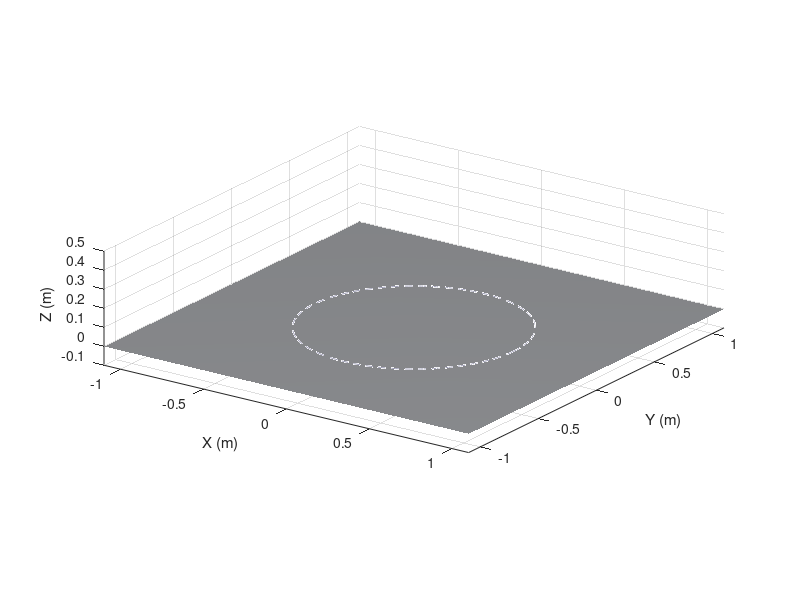

Write the MATLAB code that produced this figure. (Note: this script raises an error after producing the figure.)
% Animate the quad_military URDF trotting around a circle
% This script does not modify any STL/URDF files.

urdfPath = fullfile(pwd, 'urdf', 'quad_military.urdf');

% Load URDF using rigidBodyTree
useRoboticsTB = exist('importrobot','file') == 2;
if useRoboticsTB
    try
        robot = importrobot(urdfPath, 'DataFormat','row');
        robot.Gravity = [0 0 -9.81];
    catch err
        useRoboticsTB = false;
        warning('importrobot failed, using fallback renderer: %s', err.message);
    end
end

% Parameters
circleRadius   = 0.6;    % m
walkSpeed_mps  = 0.25;   % m/s
stepFrequency  = 1.8;    % Hz
fps            = 45;     % frames per second
dutyFactor     = 0.6;    % stance fraction
stepHeight     = 0.03;   % m
bodyZ          = 0.18;   % nominal height

% Timebase
T = 1/fps; totalTime = 18; N = floor(totalTime * fps);
strideLen = walkSpeed_mps / stepFrequency;

% Gait phases FL, FR, RL, RR
phaseOffsets = [0, 0.5, 0.5, 0];

% Visualization
fig = figure('Name','quad\_military - Circle Trot','Color',[0.97 0.98 1.00]);
ax = axes(fig); hold(ax,'on'); grid(ax,'on'); axis(ax,'equal');
xlabel(ax,'X (m)'); ylabel(ax,'Y (m)'); zlabel(ax,'Z (m)');
view(ax, 35, 20);

% Ground and path
th = linspace(0,2*pi,300); plot3(ax, circleRadius*cos(th), circleRadius*sin(th), zeros(size(th)),'--','Color',[0.6 0.6 0.7]);
[Xp,Yp] = meshgrid(linspace(-circleRadius-0.8,circleRadius+0.8,2)); Zp = 0*Xp;
surf(ax, Xp, Yp, Zp, 'FaceColor',[0.92 0.93 0.95], 'EdgeColor','none', 'FaceAlpha',1.0);
lighting gouraud; camlight('headlight');

% Initial pose
if useRoboticsTB
    q = homeConfiguration(robot);
else
    q = [];
end
axes(ax);

% Helper for foot cycle displacement
footDisp = @(s) deal( ...
    (s < dutyFactor) .* (-strideLen * ((s./dutyFactor) - 0.5)) + ...
    (s >= dutyFactor) .* ( strideLen * (((s - dutyFactor)./(1 - dutyFactor)) - 0.5)), ...
    (s >= dutyFactor) .* ( stepHeight * sin(pi*((s - dutyFactor)./(1 - dutyFactor))) ) + ...
    (s < dutyFactor)  .* ( 0 ) );

% Axis limits
axis(ax, [-(circleRadius+0.5) (circleRadius+0.5) -(circleRadius+0.5) (circleRadius+0.5) -0.1 0.5]);

% Animation
ang = 0; time = 0;
for k = 1:N
    time = time + T;
    ang = mod((walkSpeed_mps * time) / circleRadius, 2*pi);
    posWorld = [circleRadius * cos(ang), circleRadius * sin(ang), bodyZ];
    yawWorld = ang + pi/2; % tangent facing
    Rwb = eulZYX(yawWorld, 0, 0);

    % Render at base pose; for simplicity, we keep joints at home config here
    % (full IK to match foot trajectories would require leg frame mapping from URDF)
    if useRoboticsTB
        show(robot, q, 'Parent', ax, 'Visuals','on','PreservePlot',false);
        camtarget(ax, posWorld);
        campos(ax, posWorld + (Rwb.'*[1.2 -1.2 0.7]'));
        camup(ax, (Rwb.'*[0 0 1]'));
    else
        cla(ax);
        Tbase = eye(4); Tbase(1:3,1:3)=Rwb; Tbase(1:3,4)=posWorld(:);
        renderUrdfVisuals(urdfPath, ax, Tbase);
        camtarget(ax, posWorld);
        campos(ax, posWorld + (Rwb.'*[1.2 -1.2 0.7]'));
        camup(ax, (Rwb.'*[0 0 1]'));
    end

    drawnow limitrate;
end

function R = eulZYX(yaw, pitch, roll)
    cy = cos(yaw);  sy = sin(yaw);
    cp = cos(pitch); sp = sin(pitch);
    cr = cos(roll);  sr = sin(roll);
    R = [ cy*cp, cy*sp*sr - sy*cr, cy*sp*cr + sy*sr; 
          sy*cp, sy*sp*sr + cy*cr, sy*sp*cr - cy*sr; 
            -sp,            cp*sr,            cp*cr ];
end

% Fallback URDF visual renderer reused from model.m
function renderUrdfVisuals(urdfPath, ax, Tbase)
    if nargin < 3, Tbase = eye(4); end
    doc = xmlread(urdfPath);
    robotNode = doc.getDocumentElement();
    linkNodes = robotNode.getElementsByTagName('link');
    visualsByLink = struct();
    for i=0:linkNodes.getLength()-1
        ln = linkNodes.item(i);
        name = char(ln.getAttribute('name'));
        visNodes = ln.getElementsByTagName('visual');
        visuals = {};
        for j=0:visNodes.getLength()-1
            vn = visNodes.item(j);
            org = vn.getElementsByTagName('origin');
            if org.getLength()>0
                on = org.item(0);
                xyz = parseVecAttr(on,'xyz',[0 0 0]);
                rpy = parseVecAttr(on,'rpy',[0 0 0]);
            else
                xyz = [0 0 0]; rpy = [0 0 0];
            end
            geo = vn.getElementsByTagName('geometry');
            meshPath = '';
            scale = [1 1 1];
            if geo.getLength()>0
                gn = geo.item(0).getElementsByTagName('mesh');
                if gn.getLength()>0
                    mn = gn.item(0);
                    meshPath = char(mn.getAttribute('filename'));
                    sc = strtrim(char(mn.getAttribute('scale')));
                    if ~isempty(sc)
                        vals = sscanf(sc,'%f');
                        if numel(vals)==3, scale = vals'; end
                    end
                end
            end
            visuals{end+1} = struct('xyz',xyz,'rpy',rpy,'mesh',meshPath,'scale',scale); %#ok<AGROW>
        end
        visualsByLink.(matlab.lang.makeValidName(name)) = visuals;
    end
    % Render all link visuals with base transform (no joint articulation)
    linkNames = fieldnames(visualsByLink);
    for i=1:numel(linkNames)
        visuals = visualsByLink.(linkNames{i});
        for k=1:numel(visuals)
            v = visuals{k};
            if isempty(v.mesh), continue; end
            meshFile = resolveMeshPath(v.mesh);
            if isempty(meshFile) || ~exist(meshFile,'file'), continue; end
            [F,V] = safeStlRead(meshFile);
            V = ensureNx3(V);
            S = diag([v.scale 1]);
            Tv = makeHT(v.xyz, v.rpy);
            Vh = [V, ones(size(V,1),1)] * (S*Tv*Tbase).';
            patch('Faces',F,'Vertices',Vh(:,1:3), 'FaceColor',[0.7 0.7 0.72], 'EdgeColor','none', 'FaceAlpha',1.0,'Parent',ax);
        end
    end
end

function T = makeHT(xyz, rpy)
    cx = cos(rpy(1)); sx = sin(rpy(1));
    cy = cos(rpy(2)); sy = sin(rpy(2));
    cz = cos(rpy(3)); sz = sin(rpy(3));
    Rx = [1 0 0; 0 cx -sx; 0 sx cx];
    Ry = [cy 0 sy; 0 1 0; -sy 0 cy];
    Rz = [cz -sz 0; sz cz 0; 0 0 1];
    R = Rz*Ry*Rx;
    T = eye(4); T(1:3,1:3)=R; T(1:3,4)=xyz(:);
end

function v = parseVecAttr(node, attr, def)
    s = strtrim(char(node.getAttribute(attr)));
    if isempty(s), v = def; return; end
    vals = sscanf(s,'%f');
    if numel(vals)==3, v = vals'; else, v = def; end
end

function pathOut = resolveMeshPath(meshURI)
    if startsWith(meshURI,'package://')
        pathOut = '';
    else
        if meshURI(1)==filesep || (~isempty(regexp(meshURI,'^[A-Za-z]:','once')))
            pathOut = meshURI;
        else
            pathOut = fullfile(pwd, meshURI);
        end
    end
end

function V = ensureNx3(V)
    if size(V,2)==3, return; end
    if size(V,1)==3, V = V.'; return; end
    error('Unexpected vertex array shape');
end

function [F,V] = safeStlRead(path)
    try
        [F,V] = stlread(path);
    catch
        try
            tri = stlread(path);
            if isa(tri, 'triangulation')
                F = tri.ConnectivityList; V = tri.Points;
            elseif isstruct(tri) && isfield(tri,'Faces') && isfield(tri,'Vertices')
                F = tri.Faces; V = tri.Vertices;
            else
                error('Unsupported stlread output');
            end
        catch innerErr
            error('stlread failed for %s: %s', path, innerErr.message);
        end
    end
    if size(V,2)~=3 && size(V,1)==3, V = V.'; end
end
